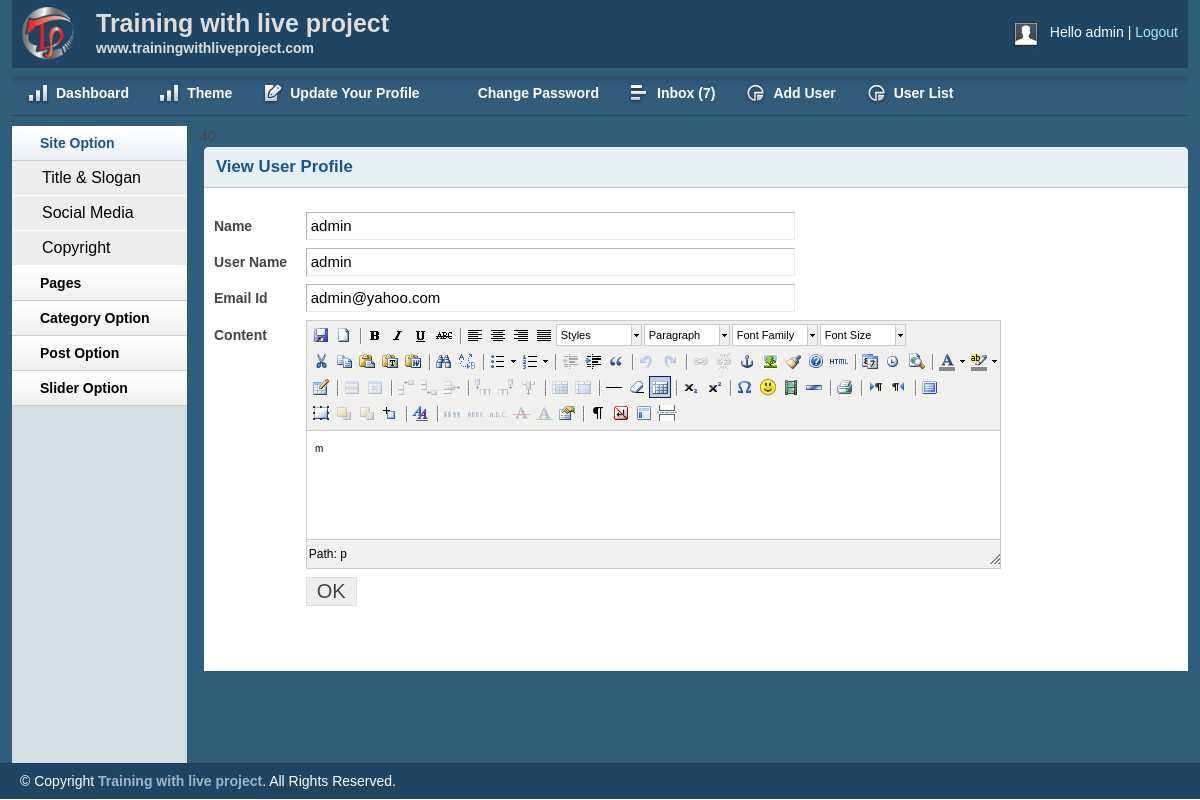
The app's page /admin/viewuser.php?userid=40 (signed in) with its own data.
### tables this page shows
CREATE TABLE `tbl_user` (
  `id` int(11) NOT NULL,
  `name` varchar(255) NOT NULL,
  `username` varchar(50) NOT NULL,
  `password` varchar(255) NOT NULL,
  `email` varchar(255) NOT NULL,
  `details` text NOT NULL,
  `role` int(11) NOT NULL
);

### lib/Database.php (called while the page is built, shortened)
<?php
Class Database{
	public $host   = DB_HOST;
	public $user   = DB_USER;
	public $pass   = DB_PASS;
	public $dbname = DB_NAME;
	public $link;
	private function connectDB(){
	$this->link = new mysqli($this->host, $this->user, $this->pass, $this->dbname);
 }
	public function select($query){
		$result = $this->link->query($query) or die($this->link->error.__LINE__);
		if($result->num_rows > 0){
			return $result;
		} else {
			return false;
		}
	}
}

### admin/viewuser.php (the view, shortened to what this page needs)
<?php include 'inc/header.php'?>
<?php include 'inc/sidebar.php'?>
<?php
    if (!isset($_GET['userid']) || $_GET['userid'] == NULL) {
        echo '<script>window.location = ("userlist.php")</script>' ;
    }else{
    echo  $userid = $_GET['userid'];
    }
?>
<div class="grid_10">
    <div class="box round first grid">
        <h2>View User Profile</h2>
                <div class="block">
    <?php
        $query = "SELECT * FROM tbl_user WHERE id = '$userid' ";
        $viewuser = $db->select($query);
        if ($viewuser) {
        while ($post_result = $viewuser->fetch_assoc()) {
    ?>
    <form action="" method="POST" >
    <table class="form">
        <tr>
            <td>
                <label>Name</label>
            </td>
            <td>
                <input type="text" readonly name="name" value="<?php echo $post_result['name']?>" class="medium" />
            </td>
        </tr>
        <tr>
            <td>
                <label>User Name</label>
            </td>
            <td>
                <input type="text" readonly name="username" value="<?php echo $post_result['username']?>" class="medium" />
            </td>
        </tr>
        <tr>
            <td>
                <label>Email Id</label>
            </td>
            <td>
                <input type="text" readonly name="email" value="<?php echo $post_result['email']?>" class="medium" />
            </td>
        </tr>
        <tr>
            <td style="vertical-align: top; padding-top: 9px;">
                <label>Content</label>
            </td>
            <td>
            </td>
        </tr>
        <tr>
            <td></td>
            <td>
                <input type="submit" name="submit" Value="OK" />
            </td>
        </tr>
    </table>
    </form>
            <?php } } ?>
                </div>
            </div>
        </div>
<?php include 'inc/footer.php'?>

### admin/css/layout.css (style rules this page uses)
body { background: #fff none repeat scroll 0 0; color: #444; font-size: 14px; padding: 0; }
h1, h2, h3, h4, h5, h6 { line-height:1.2em; margin-bottom:.3em; }
h2 { margin-top:1em; }
.box { background:#fff; margin-bottom:20px; padding:10px 10px 10px 10px; margin-left:-8px; }
.box.grid { padding-bottom:40px; }
.box.round { -moz-border-radius: 5px 5px 0px 0px; -webkit-border-radius: 5px 5px 0px 0px; border-radius: 5px 5px 0px 0px; }
.box h2 { font-size:1.2em; font-weight:bold; color:#1B548D; background:#E6F0F3; margin:-10px -10px 0 -10px; padding:10px 12px; border-bottom:1px solid #B3CBD6; -moz-border-radius: 5px 5px 0px 0px; -webkit-border-radius: 5px 5px 0px 0px; border-radius: 5px 5px 0px 0px; }
.box.first { min-height: 406px; }
.block { padding-top:20px; }
table.form { width:100%; }
table.form td { padding:4px 0px; }
table.form label { font-weight:bold; }
table.form input, table.form select { font-size: 15px; padding: 4px 4px 5px 4px; border-top: 1px solid #b3b3b3; border-left: 1px solid #b3b3b3; border-right: 1px solid #eaeaea; border-bottom: 1px solid #eaeaea; }
table.form input[type="submit"] { border: 1px solid #ddd; color: #444; cursor: pointer; font-size: 20px; padding: 2px 10px; }
input.medium { width: 55%; }
.block { padding-bottom:1px; }

### admin/js/tiny-mce/themes/advanced/skins/default/content.css (style rules this page uses)
body, td, pre { color:#000; font-family:Verdana, Arial, Helvetica, sans-serif; font-size:10px; margin:8px; }
body { background:#FFF; }
h2 { font-size: 1.5em }
table, img, hr, .mceItemAnchor { cursor:default }
table td, table th { cursor:text }

### records on screen
tbl_user: name "admin", username "admin", email "admin@yahoo.com"

### other values on screen
Session::get('username') "admin"
$count "7"
